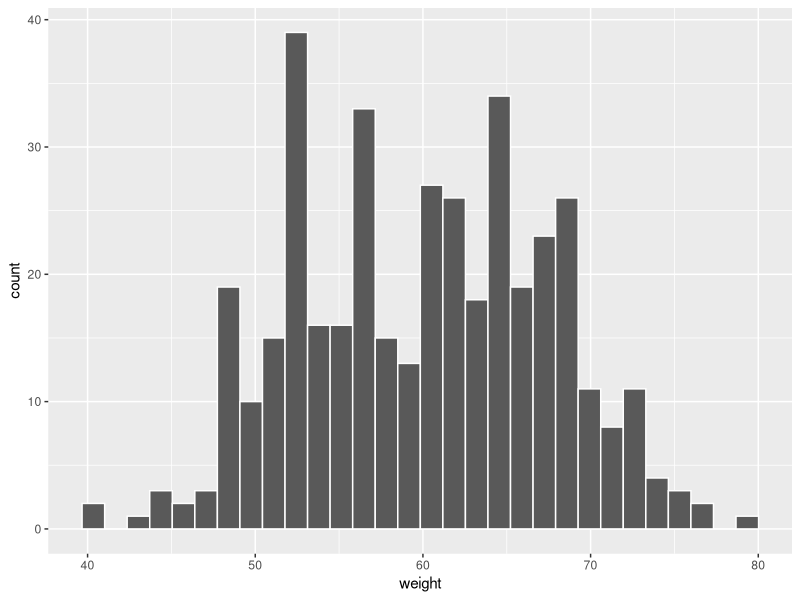
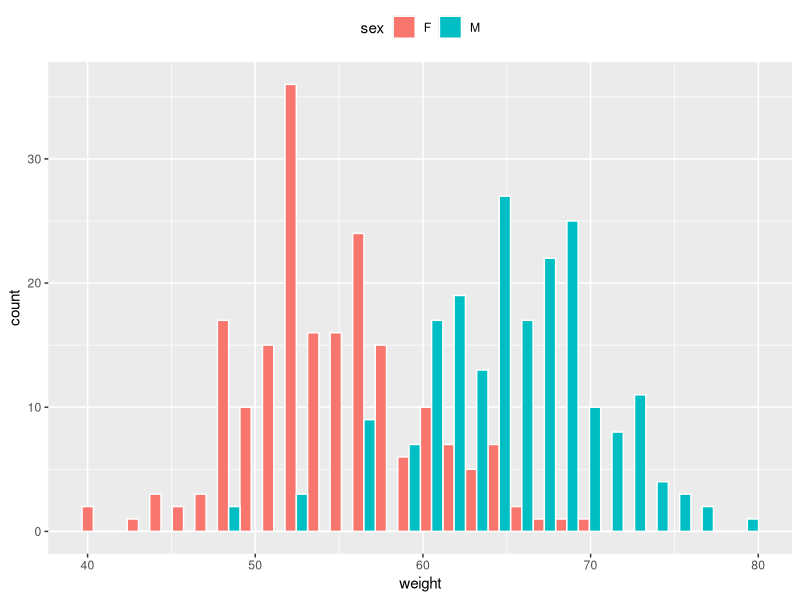
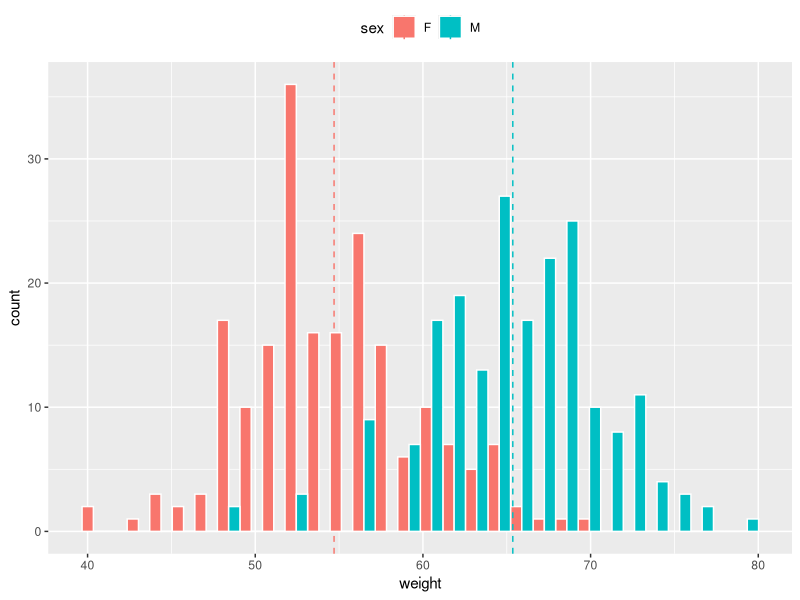

The R source for these figures, in order:
#Importin the dataset

dataset=read.csv("data.csv")
library(ggplot2)

#creating the basic histogram
 ggplot(dataset,aes(x=weight))+
   geom_histogram(color='white',position="stack",alpha=2)

 #interleaved histogram
 ggplot(dataset,aes(x=weight,fill=sex))+
   geom_histogram(color='white',position="dodge",alpha=2)+
   theme(legend.position = "top")
install.packages("plyr") 
library(plyr)
group_mean=ddply(dataset,"sex",summarise,grp.mean=mean(weight))

#addimg ,mean lines
ggplot(dataset,aes(x=weight,fill=sex))+
  geom_histogram(color='white',position="dodge",alpha=2)+
  geom_vline(data=group_mean,aes(xintercept = grp.mean,color=sex),
             linetype="dashed")+
  theme(legend.position = "top")

